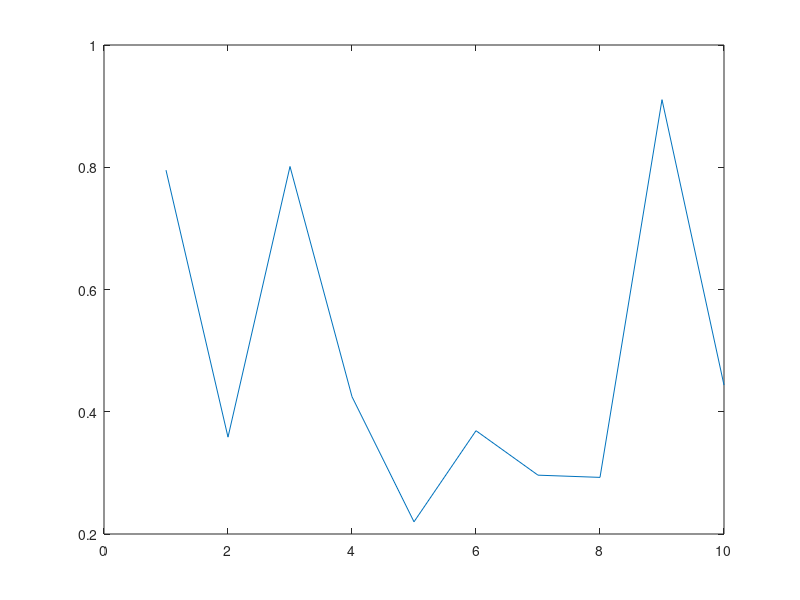

Reproduce this figure in MATLAB.
k = 0 %

for (i=1:10) % for loop starts
   k = k + 1 % k adds one
end          % loop over all i

method = 0;

if (method==0) % use method zero
  printf('method is zero\n');
end

% Hello
% Goodbye

a = rand(1,10); % Another comment

plot(a) % plot the graph
